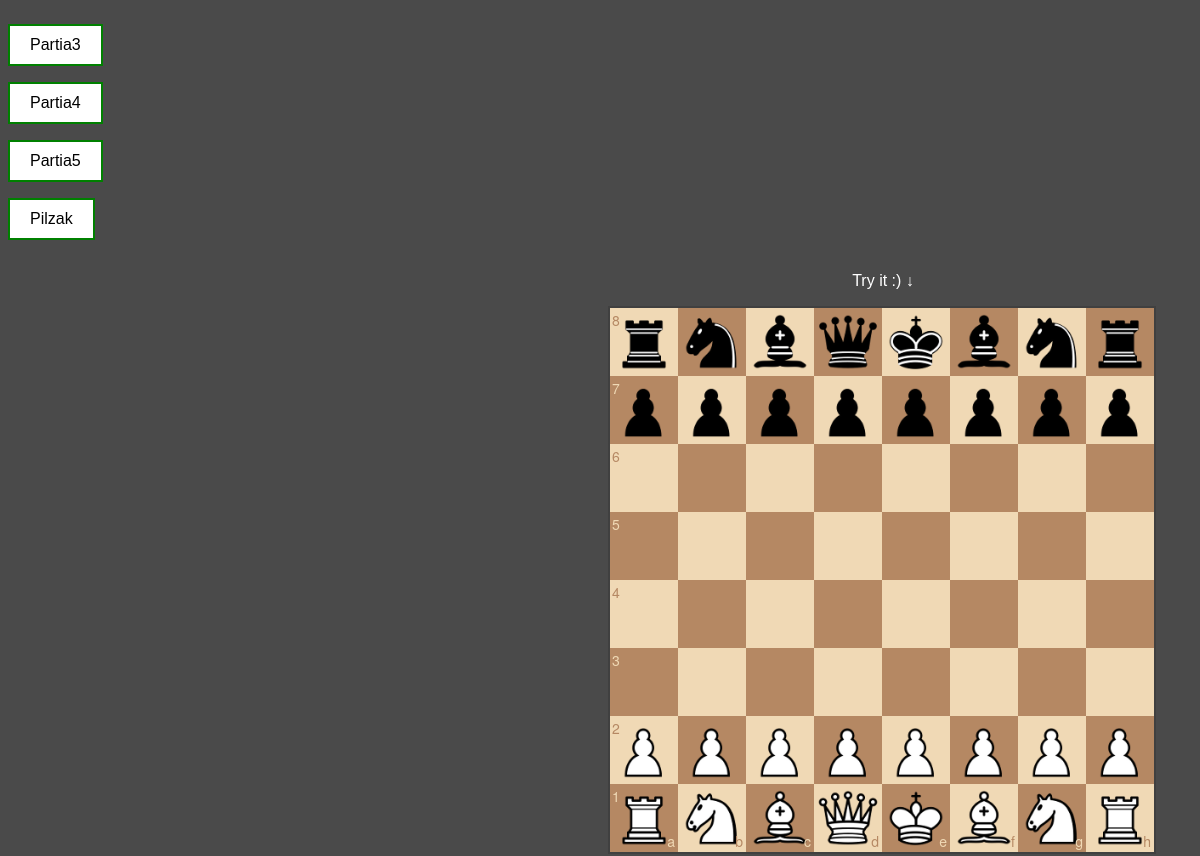
The page /partie/ (signed in) on the database as committed earlier.
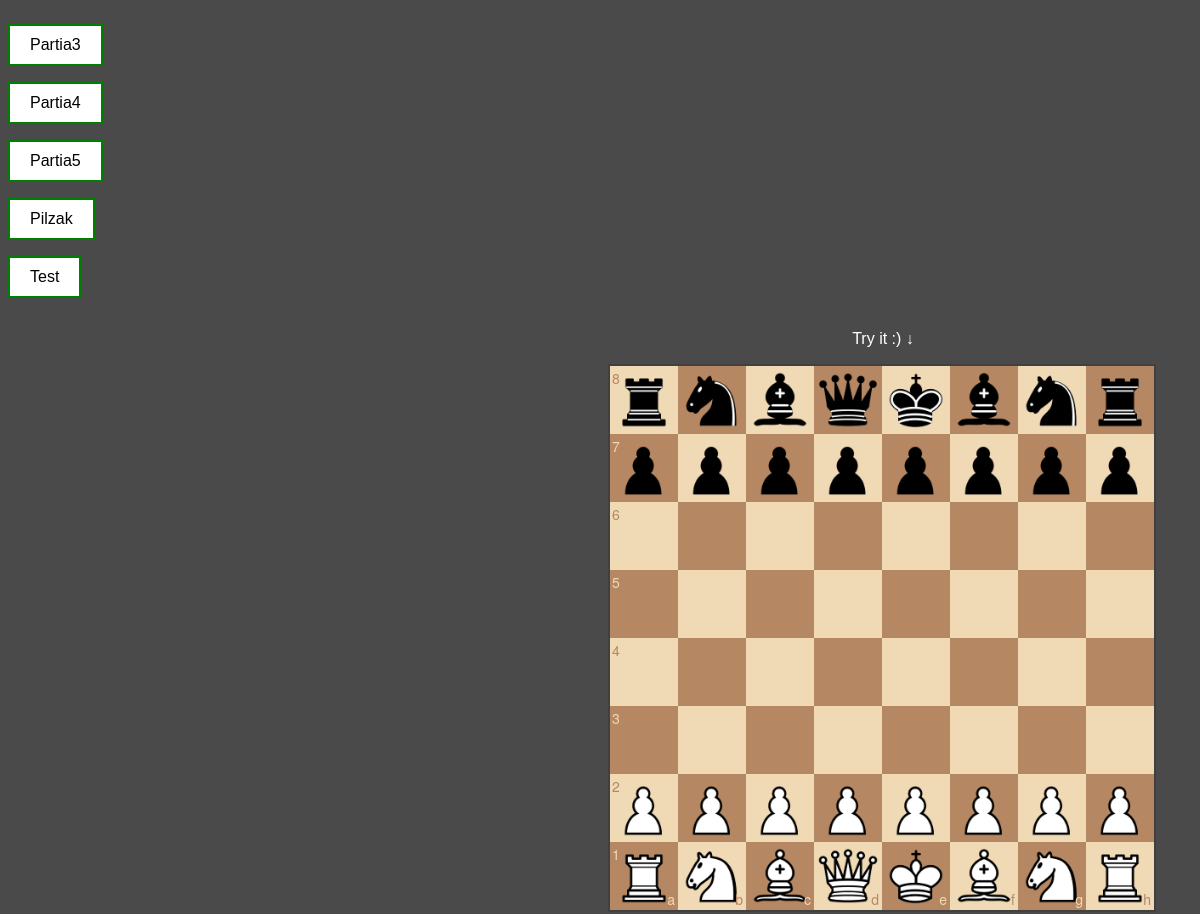
The same page on the database as committed later.
### chessapp/models.py (models this page shows, shortened)
class Partie(models.Model):
    user = models.ForeignKey(settings.AUTH_USER_MODEL, on_delete=models.CASCADE, null=True)
    nazwa = models.CharField(max_length=100)
    PGN = models.TextField(blank=True)
    FEN = models.TextField(blank=True)

### chessapp/views.py (the view)
# urls.py: path('partie/', index, name='games'),
def index(request):
    current_user = request.user
    user = Partie.objects.filter(user=current_user.id)
    dane = {'user': user}
    return render(request, "games.html", dane)

### chessapp/templates/games.html (shortened to what this page needs)
<!DOCTYPE html>
<html lang="en">
<head>
    {% load static %}
    <link rel="stylesheet" href="{% static 'Css/games.css'%}">
    <link rel="stylesheet" href="{%static 'chessboardjs/css/chessboard-0.3.0.min.css'%}"/>
</head>
<body>
  <div id="games-list" style="float: left;">
    {% for u in user %}
      </p><a href="user/{{u.id}}" class="game-link">{{ u.nazwa }}</a></p>
    {% endfor %}
  </div>
  <div style="margin-left: 600px;float: left;">
      <p style="color: white;text-align:center;">Try it :) &darr;</p>
      <div id="myBoard" style="width: 550px"></div>
  </div>
</body>
</html>

Rows that differ between the two databases and show on the page:
added Partie: nazwa "Test"
